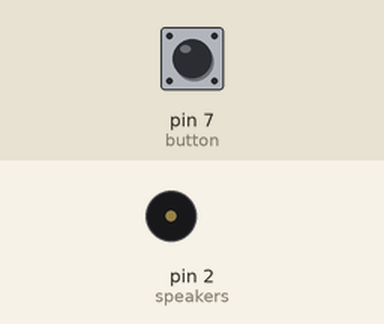
Simulated run of this sketch. Board: Arduino Uno, built with avr-gcc and run on an emulated ATmega328P. Parts: buzzer (waves = sounding). Inputs (shaded band) come from the test bench; at power-on: pin 7 (button) HIGH.

Above: at 1.2 s.
1.3 s: pin 7 (button) pulled LOW for 1 s
At 1.45 s:
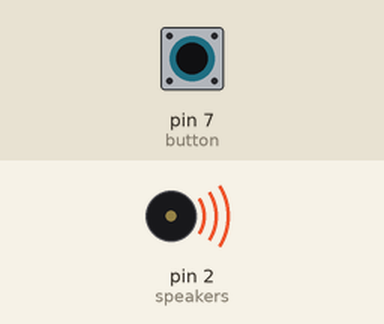
Timing chart, 0 to 1.4 s (numbered marks = the images above; inputs shaded):
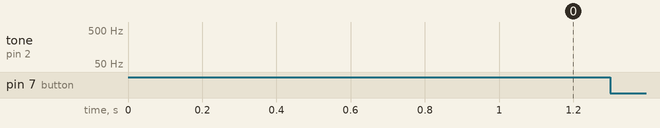

The sketch:

SonicGuuun.ino
```cpp
int button = 7;
int speakers = 2;
boolean tonePlaying = false;
int frequency = 73;

boolean isPresssed(int pin);

void setup() {
  pinMode(button, INPUT_PULLUP);
  digitalWrite(button, HIGH);

  pinMode(speakers, OUTPUT);
}

void loop() {
  if (isPresssed(button)) {
    if (!tonePlaying) {
      tone(speakers, frequency);
      tonePlaying = true;
    } else {
      noTone(speakers);
      tonePlaying = false;
    }
  }
}

boolean isPresssed(int pin) {
  return digitalRead(pin) == LOW;
}
```
